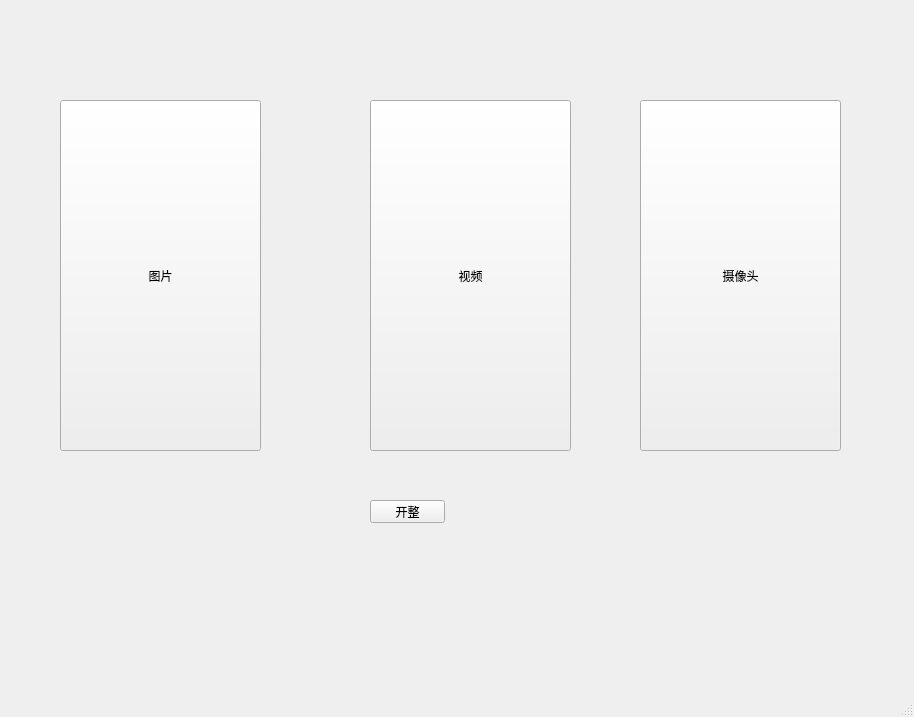
<?xml version="1.0" encoding="UTF-8"?>
<ui version="4.0">
 <class>MainWindow</class>
 <widget class="QMainWindow" name="MainWindow">
  <property name="geometry">
   <rect>
    <x>0</x>
    <y>0</y>
    <width>914</width>
    <height>717</height>
   </rect>
  </property>
  <property name="windowTitle">
   <string>MainWindow</string>
  </property>
  <widget class="QWidget" name="centralwidget">
   <widget class="QPushButton" name="pushButton">
    <property name="geometry">
     <rect>
      <x>370</x>
      <y>500</y>
      <width>75</width>
      <height>23</height>
     </rect>
    </property>
    <property name="text">
     <string>开整</string>
    </property>
   </widget>
   <widget class="QToolButton" name="toolButton">
    <property name="geometry">
     <rect>
      <x>60</x>
      <y>100</y>
      <width>201</width>
      <height>351</height>
     </rect>
    </property>
    <property name="text">
     <string>图片</string>
    </property>
   </widget>
   <widget class="QToolButton" name="toolButton_2">
    <property name="geometry">
     <rect>
      <x>370</x>
      <y>100</y>
      <width>201</width>
      <height>351</height>
     </rect>
    </property>
    <property name="text">
     <string>视频</string>
    </property>
   </widget>
   <widget class="QToolButton" name="toolButton_3">
    <property name="geometry">
     <rect>
      <x>640</x>
      <y>100</y>
      <width>201</width>
      <height>351</height>
     </rect>
    </property>
    <property name="text">
     <string>摄像头</string>
    </property>
   </widget>
  </widget>
  <widget class="QMenuBar" name="menubar">
   <property name="geometry">
    <rect>
     <x>0</x>
     <y>0</y>
     <width>914</width>
     <height>23</height>
    </rect>
   </property>
  </widget>
  <widget class="QStatusBar" name="statusbar"/>
 </widget>
 <resources/>
 <connections/>
</ui>
